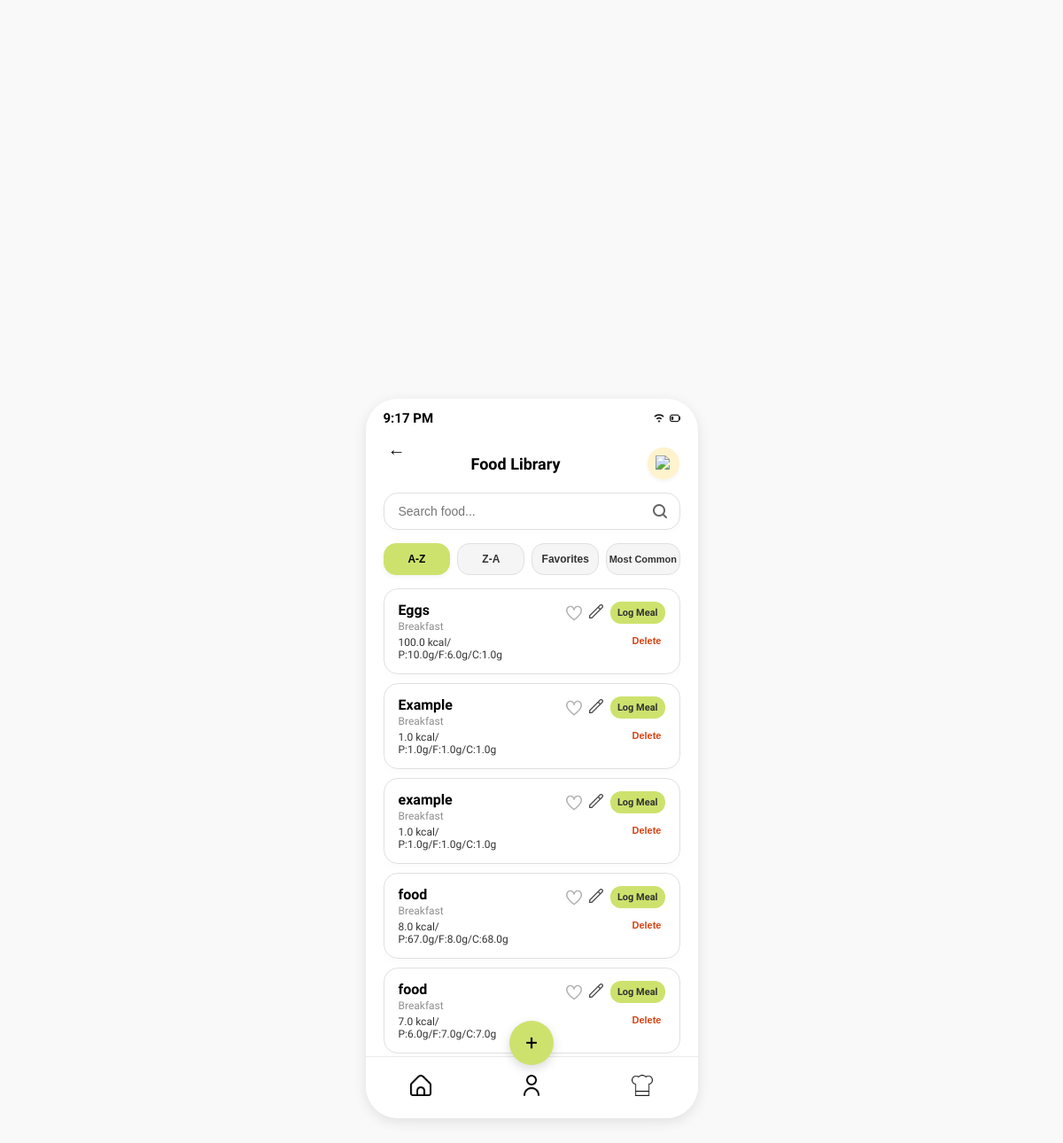
Before: /food_library with the older database file.
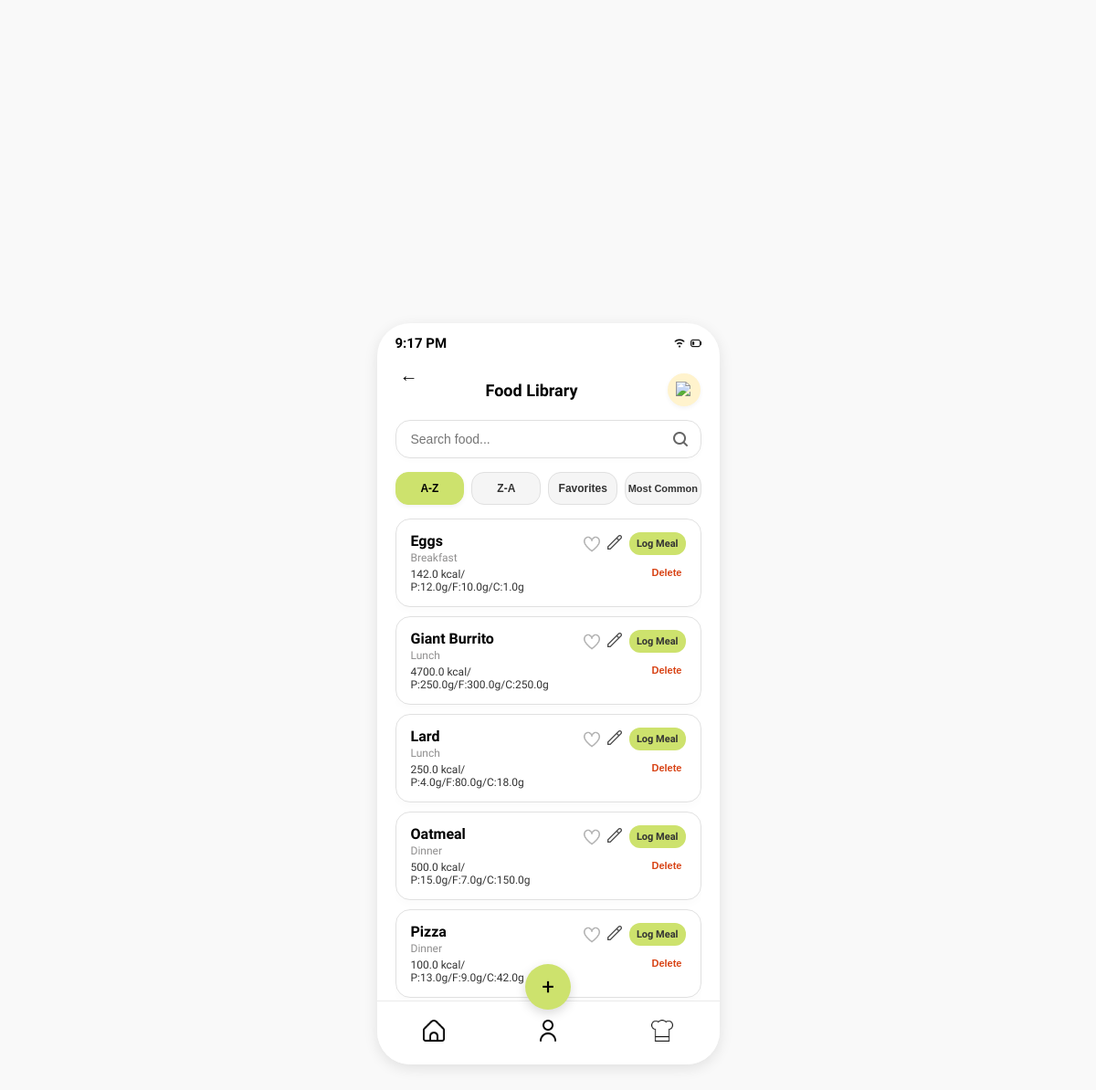
After: the same page with the newer database file.
### tables this page shows
CREATE TABLE food_items (
            id INTEGER PRIMARY KEY AUTOINCREMENT,
            user_id INTEGER NOT NULL,
            name TEXT NOT NULL,
            meal_type TEXT NOT NULL CHECK (meal_type IN ('Breakfast', 'Lunch', 'Dinner', 'Snacks')),
            calories REAL NOT NULL,
            protein_grams REAL NOT NULL,
            carbohydrate_grams REAL NOT NULL,
            fat_grams REAL NOT NULL,
            created_at TEXT NOT NULL DEFAULT CURRENT_TIMESTAMP, usage_count INTEGER NOT NULL DEFAULT 0,
            FOREIGN KEY (user_id) REFERENCES users(id) ON DELETE CASCADE
        );

### app.py (the view)
@app.route("/food_library", methods=["GET", "POST"])
def food_library():
    selected_filter = request.args.get("filter", "az")
    if selected_filter not in {"az", "za", "favorites", "common"}:
        selected_filter = "az"
    where_suffix = ""
    order_by = "food_items.name COLLATE NOCASE ASC"
    if selected_filter == "za":
        order_by = "food_items.name COLLATE NOCASE DESC"
    elif selected_filter == "favorites":
        where_suffix = " AND favorites.food_item_id IS NOT NULL"
    elif selected_filter == "common":
        where_suffix = " AND food_items.usage_count > 0"
        order_by = "food_items.usage_count DESC, food_items.name COLLATE NOCASE ASC"
    selected_day, _ = get_compact_date_options(request.args.get("date"))
    selected_date = selected_day.isoformat()
    selected_meal = request.args.get("meal", "Breakfast")
    if selected_meal not in MEAL_TYPES:
        selected_meal = "Breakfast"
    with get_database_connection() as connection:
        user_id = get_food_user_id(connection)
        food_items = []
        if user_id is not None:
            food_items = connection.execute(
                f"""
                SELECT food_items.id, food_items.name, food_items.meal_type,
                       food_items.calories, food_items.protein_grams,
                       food_items.carbohydrate_grams, food_items.fat_grams,
                       food_items.usage_count,
                       CASE WHEN favorites.food_item_id IS NULL THEN 0 ELSE 1 END
                           AS is_favorite
                FROM food_items
                LEFT JOIN favorites
                    ON favorites.user_id = food_items.user_id
                    AND favorites.food_item_id = food_items.id
                WHERE food_items.user_id = ? {where_suffix}
                ORDER BY {order_by}
                """,
                (user_id,),
            ).fetchall()
    return render_template(
        "food_library.html",
        food_items=food_items,
        selected_filter=selected_filter,
        selected_date=selected_date,
        selected_meal=selected_meal,
    )

### app.py (called while the page is built)
def get_database_connection():
    return open_database_connection(app.config["DATABASE"])

def active_demo_user_id():
    user_id = session.get("user_id")
    if user_id is None:
        return None
    with get_database_connection() as connection:
        user = connection.execute(
            "SELECT id FROM users WHERE id = ?", (user_id,)
        ).fetchone()
    return user["id"] if user is not None else None

def get_food_user_id(connection):
    session_user_id = active_demo_user_id()
    if session_user_id is not None:
        return session_user_id
    users = connection.execute("SELECT id FROM users ORDER BY id LIMIT 2").fetchall()
    return users[0]["id"] if len(users) == 1 else None

### database.py (called while the page is built)
def get_database_connection(database_path):
    connection = sqlite3.connect(database_path)
    connection.row_factory = sqlite3.Row
    connection.execute("PRAGMA foreign_keys = ON")
    return connection

### templates/food_library.html (shortened to what the changed rows need)
<!DOCTYPE html>
<html lang="en">
<head>
    <link rel="stylesheet" href="{{ url_for('static', filename='style.css') }}">
</head>
<body>
    <div class="phone-screen" style="justify-content: flex-start; padding: 25px 20px;">
        <div
            style="display: flex; justify-content: space-between; align-items: center; width: 100%; margin-top: 30px; margin-bottom: 15px; position: relative;">
            <h2 style="font-size: 18px; font-weight: 700; margin: 0 auto; color: #000000;">Food Library</h2>
        </div>
        <div id="foodListContainer" data-initial-filter="{{ selected_filter }}"
            style="width: 100%; display: flex; flex-direction: column; gap: 10px; overflow-y: auto; flex: 1; padding-bottom: 70px; scrollbar-width: none;">
            {% for food in food_items %}
            <div class="food-card" data-food-id="{{ food['id'] }}" data-name="{{ food['name'] }}"
                data-favorite="{{ 'true' if food['is_favorite'] else 'false' }}" data-common="{{ food['usage_count'] }}"
                style="background: #ffffff; border: 1.5px solid #E0E0E0; border-radius: 16px; padding: 14px 16px; display: flex; justify-content: space-between; align-items: flex-start; box-shadow: 0 4px 10px rgba(0,0,0,0.02);">
                <div>
                    <div style="font-size: 16px; font-weight: 700; color: #000; margin-bottom: 2px;">{{ food['name'] }}
                    </div>
                    <div style="font-size: 12px; color: #8F8E8E; margin-bottom: 4px;">{{ food['meal_type'] }}</div>
                    <div style="font-size: 12px; color: #333; font-weight: 500;">{{ food['calories']|round(1) }} kcal/
                        P:{{ food['protein_grams']|round(1) }}g/F:{{ food['fat_grams']|round(1) }}g/C:{{
                        food['carbohydrate_grams']|round(1) }}g</div>
                </div>
                <div style="display: flex; align-items: center; gap: 8px; flex-wrap: wrap; justify-content: flex-end;">
                    <img src="{{ url_for('static', filename='heart.png') }}" alt="Favorite" class="heart-icon"
                        onclick="toggleFavorite(this)"
                        style="width: 18px; height: 18px; cursor: pointer; object-fit: contain; filter: {% if food['is_favorite'] %}invert(20%) sepia(96%) saturate(4734%) hue-rotate(350deg) brightness(100%) contrast(101%){% else %}none{% endif %}; opacity: {% if food['is_favorite'] %}1{% else %}0.3{% endif %};">
                    <a href="{{ url_for('edit_food', food_id=food['id']) }}" aria-label="Edit {{ food['name'] }}"><img
                            src="{{ url_for('static', filename='pencil.png') }}" alt="Edit"
                            style="width: 16px; height: 16px; cursor: pointer; object-fit: contain; opacity: 0.7;"></a>
                    <a href="{{ url_for('log_food', food_id=food['id'], date=selected_date, meal=selected_meal) }}" style="font-size: 11px; font-weight: 700; color: #333; text-decoration: none; background: #CDE26D; border-radius: 12px; padding: 6px 8px;">Log Meal</a>
                    <form action="{{ url_for('delete_food', food_id=food['id']) }}" method="POST" onsubmit="return confirm('Delete this Food Library item?');" style="margin: 0;">
                        <button type="submit" style="border: none; background: transparent; color: #D84315; font-size: 11px; font-weight: 700; cursor: pointer; padding: 4px;">Delete</button>
                    </form>
                </div>
            </div>
            {% endfor %}
        </div>
    </div>
</body>
</html>

Changed rows visible on the page:
removed food_items: name "Example", meal_type "Breakfast", calories "1.0", protein_grams "1.0", fat_grams "1.0", carbohydrate_grams "1.0"
removed food_items: name "example", meal_type "Breakfast", calories "1.0", protein_grams "1.0", fat_grams "1.0", carbohydrate_grams "1.0"
removed food_items: name "food", meal_type "Breakfast", calories "8.0", protein_grams "67.0", fat_grams "8.0", carbohydrate_grams "68.0"
removed food_items: name "food", meal_type "Breakfast", calories "7.0", protein_grams "6.0", fat_grams "7.0", carbohydrate_grams "7.0"
changed food_items "Eggs": calories "100.0" → "142.0"; protein_grams "10.0" → "12.0"; fat_grams "6.0" → "10.0"
now on this page (row unchanged): food_items: name "Giant Burrito", meal_type "Lunch", calories "4700.0", protein_grams "250.0", fat_grams "300.0", carbohydrate_grams "250.0"
now on this page (row unchanged): food_items: name "Lard", meal_type "Lunch", calories "250.0", protein_grams "4.0", fat_grams "80.0", carbohydrate_grams "18.0"
now on this page (row unchanged): food_items: name "Oatmeal", meal_type "Dinner", calories "500.0", protein_grams "15.0", fat_grams "7.0", carbohydrate_grams "150.0"
added food_items: name "Pizza", meal_type "Dinner", calories "100.0", protein_grams "13.0", fat_grams "9.0", carbohydrate_grams "42.0"
